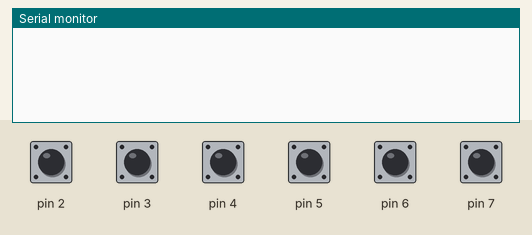
This sketch was run on a simulated Arduino Uno, built with avr-gcc and run on an emulated ATmega328P. Shown: the last lines printed to the serial monitor. The inputs (shaded band) are chosen by the test bench; at power-on: pin 2–7 HIGH.

Above: at 1.2 s.
1.3 s: pin 2 pulled LOW for 0.15 s
At 1.9 s:
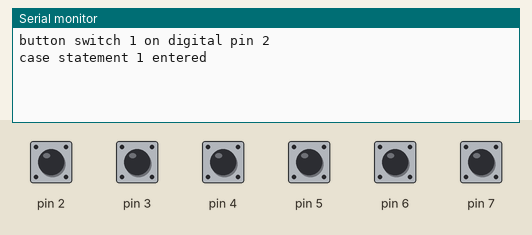
2.9 s: pin 3 pulled LOW for 0.15 s
At 4.2 s:
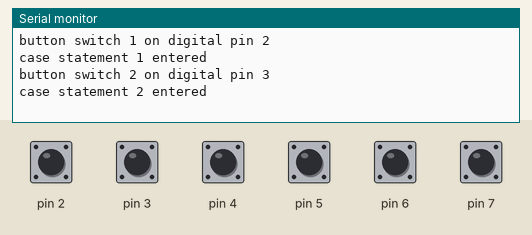
4.5 s: pin 4 pulled LOW for 0.15 s
At 5.6 s:
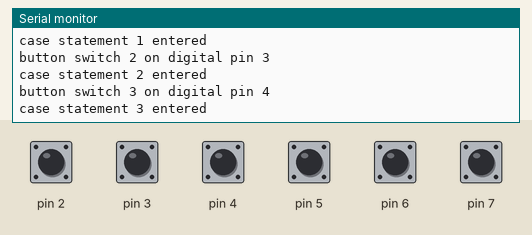
6.1 s: pin 5 pulled LOW for 0.15 s
At 6.8 s:
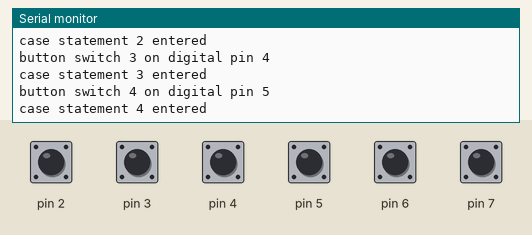
7.7 s: pin 6 pulled LOW for 0.15 s
At 9.0 s:
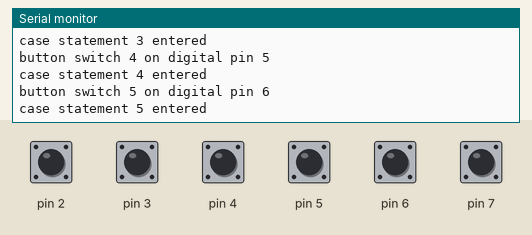
9.3 s: pin 7 pulled LOW for 0.15 s
At 10.5 s:
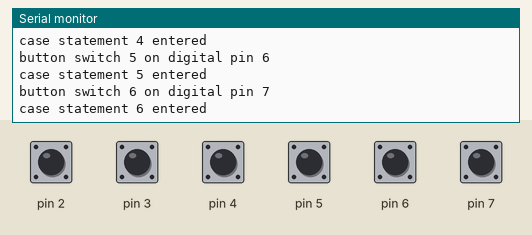

The sketch:

main.ino
```cpp
// (licence header left out)
// %%%%%%%%%%%%%%%%%%%%%%%%%%%%%%%%%%%%%%%%%%%%%%%%%%%%%%%%%%%%%%%%%%%%%%%%%%%%%%%%%%%%%%%
// These declarations are specifically for defining and controlling the attached  switches
// %%%%%%%%%%%%%%%%%%%%%%%%%%%%%%%%%%%%%%%%%%%%%%%%%%%%%%%%%%%%%%%%%%%%%%%%%%%%%%%%%%%%%%%

#define circuit_C1           INPUT   // switch circuit requires an external pull down 10k ohm resistor
#define circuit_C2    INPUT_PULLUP   // switch type reqires no other components beyond the button switch

#define debounce             10      // number of millisecs to wait for a switch to settle once activated
#define switched           true      // signifies switch has been pressed/switch cycle complete

#define button_switch        1       // differentiates switch type
#define toggle_switch        2       // toggle switches are NOT used in this example sketch - future use

#define num_switches         6       // number of button switches connected

// %%%%%%%%%%%%%%%%%%%%%%%%%%%%%%%%%%%%%%%%%%%%%%%%%%%%%
// %       Switch to Pin Macro Definition List         %
// %%%%%%%%%%%%%%%%%%%%%%%%%%%%%%%%%%%%%%%%%%%%%%%%%%%%%
// associate button swithes each with a digital pin.
// add further definitions here if adding more switches
// note that digital pins allocated are arbitary, any
// available pin will do, or remove any not required.
#define button_switch_1      2
#define button_switch_2      3
#define button_switch_3      4
#define button_switch_4      5
#define button_switch_5      6
#define button_switch_6      7

// %%%%%%%%%%%%%%%%%%%%%%%%%%%%%%%%%%%%%%%%%%%%%%%%%%%%%%%%%%%%%%%%%%%%%%%%%%%
// %                   Switch Control Sruct(ure) Declaration                 %
// %%%%%%%%%%%%%%%%%%%%%%%%%%%%%%%%%%%%%%%%%%%%%%%%%%%%%%%%%%%%%%%%%%%%%%%%%%%
// now set up the configuration data for each individual
// switch to be used by the switch read function and to
// generally define the nature of the switch.
struct switch_control {
  int  switch_type;               // type of switch connected.NOT used in this sketch example - future use
  int  switch_pin;                // digital input pin assigned to the switch
  int  circuit_type;              // the type of circuit wired to the switch
  bool switch_on;                 // the value relating to what "on" means, set up in the setup() function
  bool switch_pending;            // records if switch in transition or not
  long unsigned int elapse_timer; // records debounce timer count when associated switch is in transition
  bool switch_status;             // current state of switch.NOT used in this sketch example - future use
} switches[num_switches] = {
  button_switch, button_switch_1, circuit_C2, LOW, false, 0, !switched,
  button_switch, button_switch_2, circuit_C2, LOW, false, 0, !switched,
  button_switch, button_switch_3, circuit_C2, LOW, false, 0, !switched,
  button_switch, button_switch_4, circuit_C2, LOW, false, 0, !switched,
  button_switch, button_switch_5, circuit_C2, LOW, false, 0, !switched,
  button_switch, button_switch_6, circuit_C2, LOW, false, 0, !switched
};
// %%%%%%%%%%%%%%%%%%%%%%%%%%%%%%%%%%%%%%%%%%%%%%%%%%%%%%%%%%%%%%%%%%%%%%%%%%%

void setup() {
  // initialise digital input switch pins
  for (int sw = 0; sw < num_switches; sw++) {
    // define the switch circuit type - circuit_type is:
    // circuit_C1 (INPUT) or circuit_C2 (INPUT_PULLUP)
    pinMode(switches[sw].switch_pin, switches[sw].circuit_type);
    // establish 'meaning' for switch on/off depending on circuit type
    if (switches[sw].circuit_type == circuit_C2) {
      // switch is NOT configured with a pull down switch resistor
      switches[sw].switch_on   = LOW;    // switch pin goes LOW when switch pressed, ie on
    } else {
      // circuit_type_C1, so switch IS configured with a pull down switch resistor
      switches[sw].switch_on   = HIGH;   // switch pin goes HIGH when switch pressed, ie on
    }
  }
  Serial.begin(115200); // dont forget to set your serial monitor speed to whatever is set here
}

void loop() {
  // poll each connected switch in turn and, if switched, process its associated purpose
  for (int sw = 0; sw < num_switches; sw++) {
    if (read_switch(sw) == switched) {
      // this switch (sw) has been pressed, so process via a case switch
      Serial.print("\nbutton switch ");
      Serial.print(sw + 1);
      Serial.print(" on digital pin ");
      byte button_pin = switches[sw].switch_pin;
      Serial.println(button_pin);
      // move to switch's associated code section
      switch (button_pin)
      {
        case button_switch_1:
          Serial.println("case statement 1 entered");
          break;
        case button_switch_2:
          Serial.println("case statement 2 entered"); break;
        case button_switch_3:
          Serial.println("case statement 3 entered");
          break;
        case button_switch_4:
          Serial.println("case statement 4 entered");
          break;
        case button_switch_5:
          Serial.println("case statement 5 entered");
          break;
        case button_switch_6:
          Serial.println("case statement 6 entered");
          break;
        default:
          // spurious switch index!  Should never arise as this is controlled
          // by the for loop within defined upper bound
          break;
      }
      Serial.flush();  // flush out the output buffer
    }
  }
  // pollng of the switches now complete until next cycle, so do other things here as required...


}

//
// generic button switch read function.
// reading is controlled by:
//   a. the function parameter which indicates which switch
//      is to be polled, and
//   b. the switch control struct(ure), referenced by a).
//
// note that this function works in a nonexclusive way
// and incorporates debounce code
//
bool read_switch(int sw) {
  int switch_pin_reading;
  switch_pin_reading = digitalRead(switches[sw].switch_pin);
  if (switch_pin_reading == switches[sw].switch_on) {
    // switch is pressed (ON), so start/restart debounce process
    switches[sw].switch_pending = true;
    switches[sw].elapse_timer = millis();    // start elapse timing
    return !switched;                        // now waiting for debounce to conclude
  }
  if (switches[sw].switch_pending && switch_pin_reading == !switches[sw].switch_on) {
    // switch was pressed, now released (OFF), so check if debounce time elapsed
    if (millis() - switches[sw].elapse_timer > debounce) {
      // dounce time elapsed, so switch press cycle complete
      switches[sw].switch_pending = false;
      return switched;
    }
  }
  return !switched;
}
```

Measured:
- after the input at 1.3 s, the serial monitor: prints a new line after 0.16 s (image 1)
- after the input at 2.9 s, the serial monitor: prints a new line after 0.16 s (image 2)
- after the input at 4.5 s, the serial monitor: prints a new line after 0.16 s (image 3)
- after the input at 6.1 s, the serial monitor: prints a new line after 0.16 s (image 4)
- after the input at 7.7 s, the serial monitor: prints a new line after 0.16 s (image 5)
- after the input at 9.3 s, the serial monitor: prints a new line after 0.16 s (image 6)
